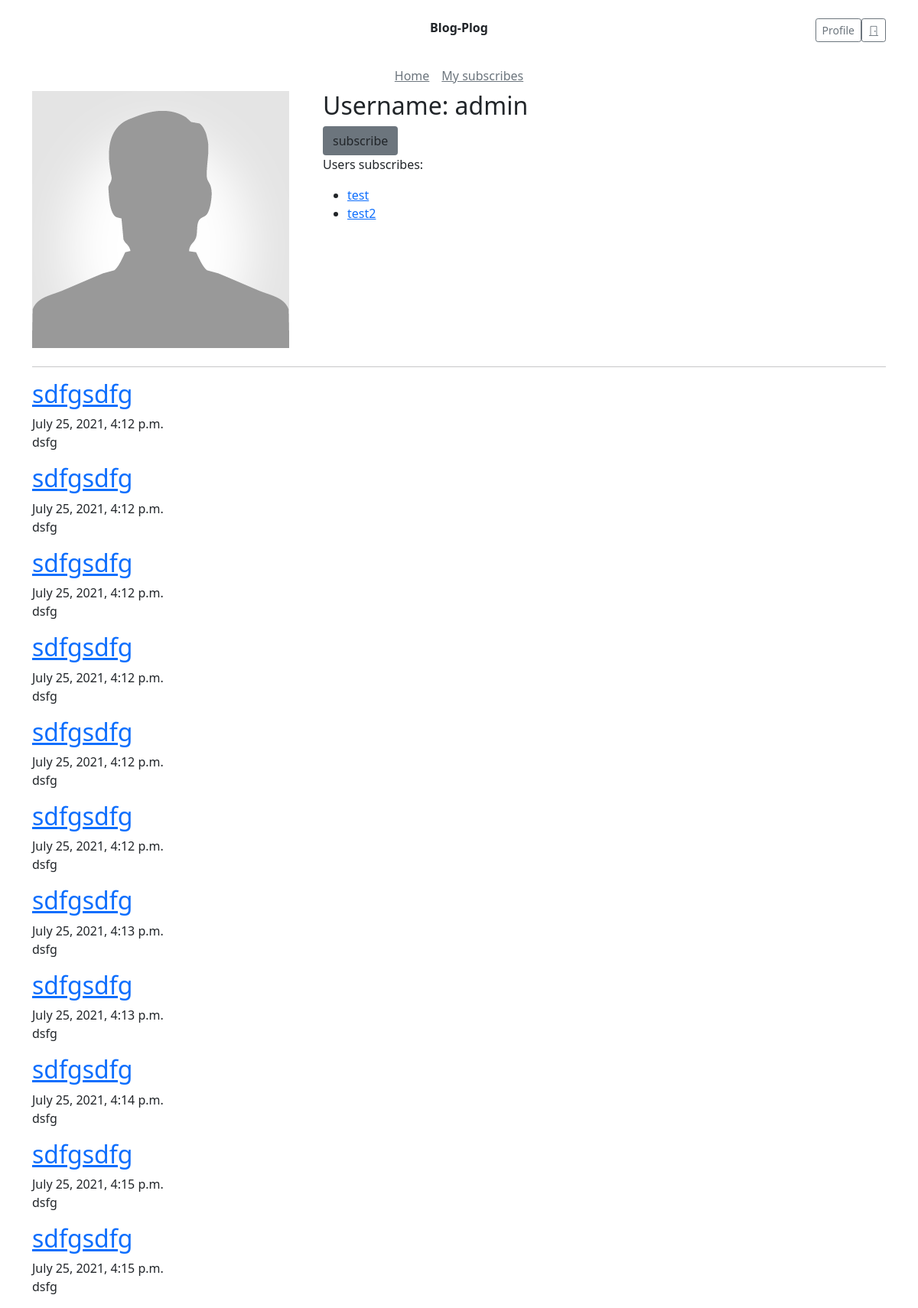
/users/1/ (signed in), run on an earlier commit of the app's database.
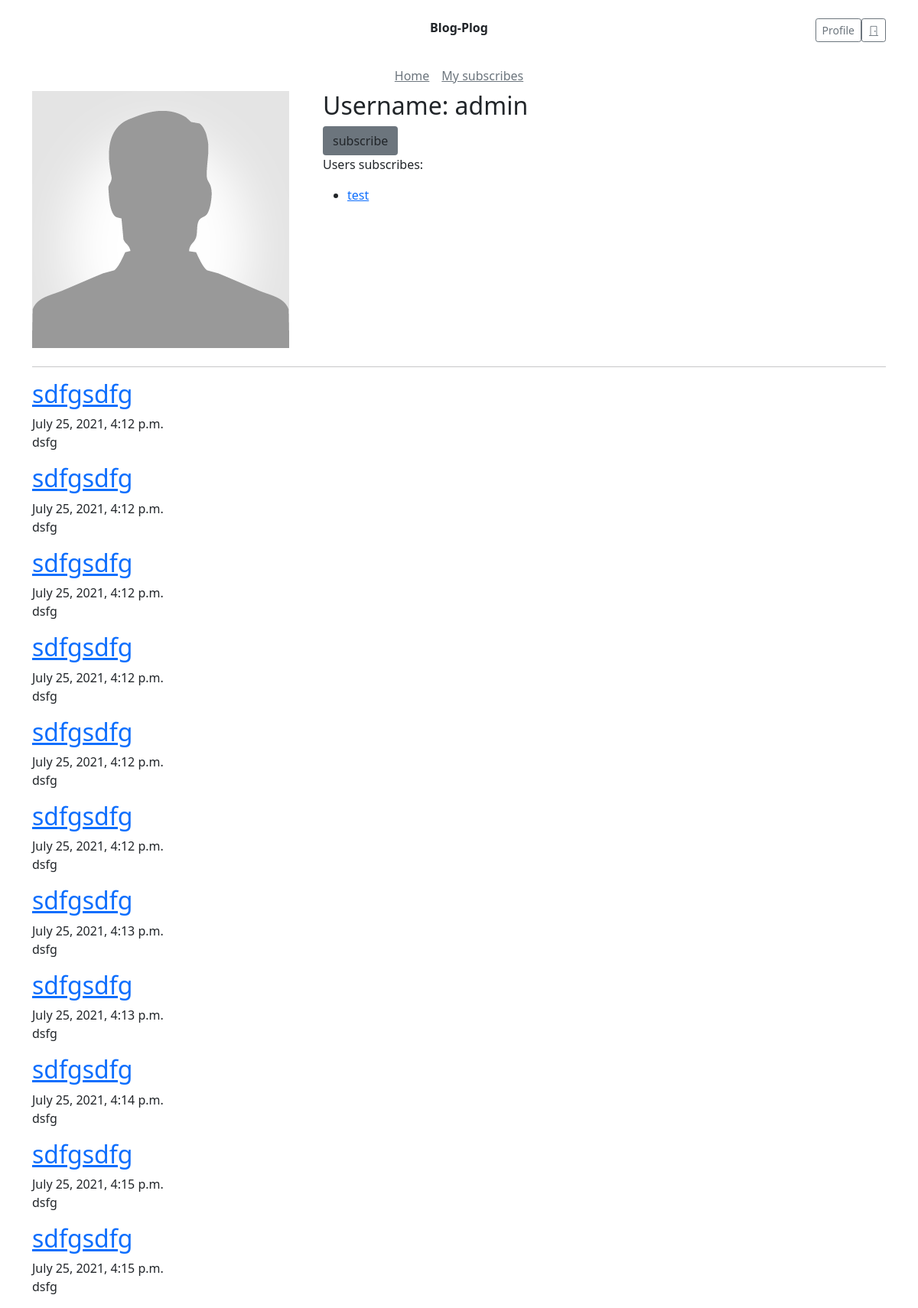
And on a later commit of the database.
### blog/models.py (models this page shows, shortened)
class UserSubscription(models.Model):
    user = models.ForeignKey(User, related_name='users', on_delete=models.CASCADE, null=True, blank=True)
    author = models.ForeignKey(User, related_name='authors', on_delete=models.CASCADE, null=True, blank=True)

class Post(models.Model):
    title = models.CharField(max_length=500)
    content = models.TextField()
    created_at = models.DateTimeField(auto_now_add=True)
    author = models.ForeignKey(User, on_delete=models.CASCADE, null=True, blank=True)

### blog/views.py (the view)
# urls.py: path('users/<int:pk>/', views.UserPage.as_view(), name='user'),
class UserPage(TemplateView):
    template_name = 'user.html'
    def get_context_data(self, **kwargs):
        context = super().get_context_data(**kwargs)
        context['user'] = User.objects.get(pk=kwargs['pk'])
        context['posts'] = Post.objects.filter(author=kwargs['pk'])
        context['subscribes'] = UserSubscription.objects.filter(user=kwargs['pk'])
        context['is_subscribed'] = UserSubscription.objects.filter(
            user=self.request.user,
            author=kwargs['pk']).exists()
        return context

### blog/templates/user.html
{% extends 'base.html' %}
{% load static %}
{% block content %}
    <div class="row mb-4">
        <div class="col-4">
            <img src="{% static 'img/no-img.png' %}" alt="">
        </div>
        <div class="col-6">
            <div>
                <h2>Username: {{ user.username }}</h2>
                {% if is_subscribed %}
                    <a class="btn bg-secondary" href="{% url 'user.unsubscribe' user.id %}">unsubscribe</a>
                {% else %}
                    <a class="btn bg-secondary" href="{% url 'user.subscribe' user.id %}">subscribe</a>
                {% endif %}
            </div>
            <p>Users subscribes:</p>
            <ul>
                {% for subscribe in subscribes %}
                    <li><a href="{% url 'user' subscribe.author.id %}">{{ subscribe.author.username }}</a></li>
                {% empty %}
                    <li>No subscribes</li>
                {% endfor %}
            </ul>
        </div>
    </div>
    <hr />
    {% for post in posts %}
    <div class="row">
        <article class="col-12">
            <h2><a href="{% url 'post.detail' post.id %}">{{ post.title }}</a></h2>
            <span>{{ post.created_at }}</span>
            <p>{{ post.content }}</p>
        </article>
    </div>
    {% empty %}
    <div class="row">No posts yet.</div>
    {% endfor %}
{% endblock %}

### blog/templates/base.html (shortened to what this page needs)
{% load static %}
<!DOCTYPE html>
<html lang="en">
<head>
    <link rel="stylesheet" href="https://cdn.jsdelivr.net/npm/bootstrap-icons@1.5.0/font/bootstrap-icons.css">
    <link rel="stylesheet" type="text/css" href="{% static 'libs/bootstrap/css/bootstrap.min.css' %}">
</head>
<body>
    <header>
        <div class="container">
            <div class="row pt-4 pb-4">
                <div class="col-4"></div>
                <div class="col-4 text-center"><b>Blog-Plog</b></div>
                <div class="col-4 d-flex justify-content-end align-items-center">
                    {% if user.is_authenticated %}
                        <a class="btn btn-sm btn-outline-secondary" href="/profile/">Profile</a>
                        <a class="btn btn-sm btn-outline-secondary" href="/logout/"><i class="bi bi-door-closed"></i></a>
                    {% else %}
                        <a class="btn btn-sm btn-outline-secondary" href="{% url 'login' %}">Sign in</a>
                    {% endif %}
                </div>
            </div>
            <div class="row">
                <div class="col-12 d-flex justify-content-center">
                    <nav class="nav">
                        <a href="{% url 'main' %}" class="p-2 link-secondary">Home</a>
                        {% if user.is_authenticated %}
                            <a href="{% url 'my-subscribes' %}" class="p-2 link-secondary">My subscribes</a>
                        {% endif %}
                    </nav>
                </div>
            </div>
        </div>
    </header>
    <main>
        <div class="container">
            {% block content %}{% endblock %}
        </div>
    </main>
</body>
</html>

What changed in the data, as far as the page shows it:
removed UserSubscription: author.username "test2"
